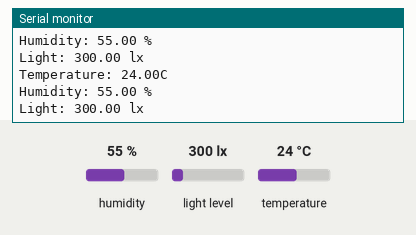
This sketch was run on a simulated Arduino Uno, built with avr-gcc and run on an emulated ATmega328P. On the bench: the last lines printed to the serial monitor. The test bench sets the inputs (shaded band); at power-on: humidity 55 %, light level 300 lx, temperature 24 °C.

Above: at 4.8 s.
4.9 s: humidity set to 22 %
At 7.2 s:
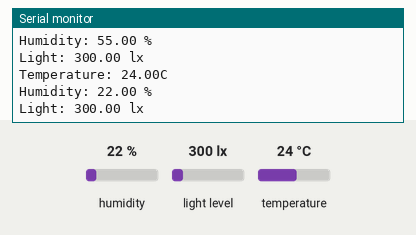
7.9 s: light level set to 40 lx
At 8.5 s:
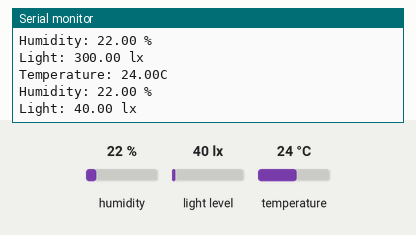
10.9 s: temperature set to 12 °C
At 13.4 s:
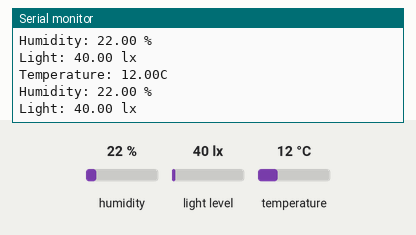
13.9 s: light level set to 500 lx
At 14.7 s:
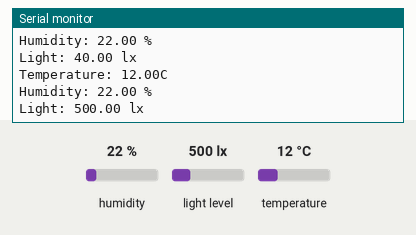
16.9 s: humidity set to 40 %
At 19.6 s:
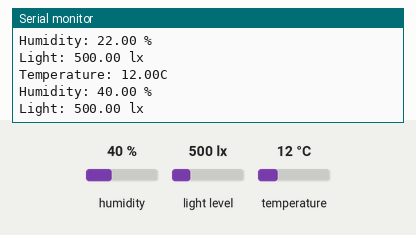
Timing chart, 0 to 21.1 s (numbered marks = the images above; inputs shaded):
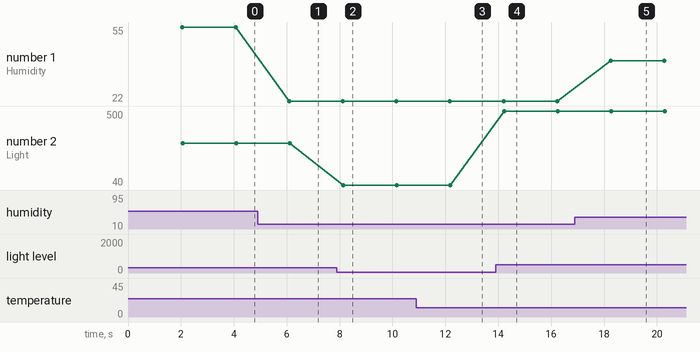

Measured:
- after the input at 4.9 s, the serial monitor: prints a new line after 1.2 s (image 1)
- after the input at 7.9 s, the serial monitor: prints a new line after 0.24 s (image 2)
- after the input at 10.9 s, the serial monitor: prints a new line after 1.3 s (image 3)
- after the input at 13.9 s, the serial monitor: prints a new line after 0.32 s (image 4)
- after the input at 16.9 s, the serial monitor: prints a new line after 1.4 s (image 5)
- plotted number 1: 55 → 22 after the input at 4.9 s, 22 → 40 after the input at 16.9 s
- plotted number 2: 300 → 40 after the input at 7.9 s, 40 → 500 after the input at 13.9 s

The sketch:

weather-station-sensors.ino
```cpp
// Example testing sketch for various DHT humidity/temperature sensors written by ladyada
// REQUIRES the following Arduino libraries:
// - DHT Sensor Library: https://github.com/adafruit/DHT-sensor-library
// - Adafruit Unified Sensor Lib: https://github.com/adafruit/Adafruit_Sensor

#include "DHT.h"

#define DHTPIN 4     // Digital pin connected to the DHT sensor
// Feather HUZZAH ESP8266 note: use pins 3, 4, 5, 12, 13 or 14 --
// Pin 15 can work but DHT must be disconnected during program upload.

#define DHTTYPE DHT11   // DHT 11S

// Initialize DHT sensor.
// Note that older versions of this library took an optional third parameter to
// tweak the timings for faster processors.  This parameter is no longer needed
// as the current DHT reading algorithm adjusts itself to work on faster procs.
DHT dht(DHTPIN, DHTTYPE);

#include <Wire.h>

#include <BH1750.h>
BH1750 lightMeter;

void setup() {
  Serial.begin(9600);
  Serial.println(F("DHTxx test!"));
  dht.begin();

  // Initialize the I2C bus (BH1750 library doesn't do this automatically)
  Wire.begin();
  // On esp8266 you can select SCL and SDA pins using Wire.begin(D4, D3);
  // For Wemos / Lolin D1 Mini Pro and the Ambient Light shield use Wire.begin(D2, D1);

  lightMeter.begin();

  Serial.println(F("BH1750 Test begin"));
}

void loop() {
  // Wait a few seconds between measurements.
  delay(2000);

  // Reading temperature or humidity takes about 250 milliseconds!
  // Sensor readings may also be up to 2 seconds 'old' (its a very slow sensor)
  float h = dht.readHumidity();
  // Read temperature as Celsius (the default)
  float t = dht.readTemperature();
  // Read temperature as Fahrenheit (isFahrenheit = true)
  float f = dht.readTemperature(true);

  // Check if any reads failed and exit early (to try again).
  if (isnan(h) || isnan(t) || isnan(f)) {
    Serial.println(F("Failed to read from DHT sensor!"));
    return;
  }

  // Compute heat index in Fahrenheit (the default)
  float hif = dht.computeHeatIndex(f, h);
  // Compute heat index in Celsius (isFahreheit = false)
  float hic = dht.computeHeatIndex(t, h, false);

  // Serial temperature
  Serial.print("Temperature: ");
  Serial.print(t);
  Serial.println("C");

  // Serial humidity
  Serial.print("Humidity: ");
  Serial.print(h);
  Serial.println(" %");

  float lux = lightMeter.readLightLevel();
  Serial.print(F("Light: "));
  Serial.print(lux);
  Serial.println(F(" lx"));
}
```
